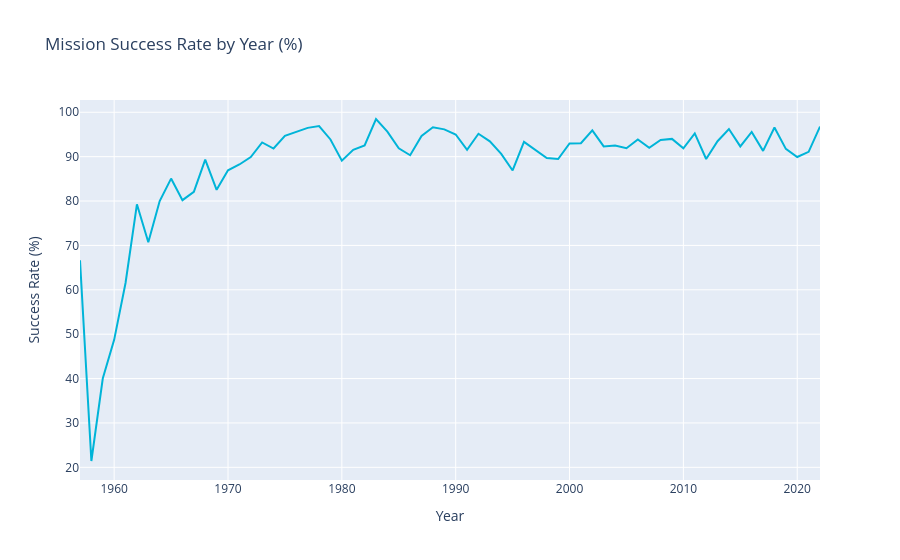

Notebook source saved alongside this figure:
### Markdown cell above
## 2. Mission Success Rate Over Time

### Code cell
success = df.groupby('year').apply(
    lambda x: (x['missionstatus'] == 'Success').sum() / len(x) * 100
).reset_index()
success.columns = ['year', 'success_rate']

fig = px.line(success, x='year', y='success_rate',
              title='Mission Success Rate by Year (%)',
              labels={'success_rate': 'Success Rate (%)', 'year': 'Year'})
fig.update_traces(line_color='#00b4d8')
fig.show()

### Figure 1 — Plotly figure (JSON) as saved in the notebook; plotly's stock layout.template omitted (floating-point values rounded to 4 significant figures)
{"data": [{"hovertemplate": "Year=%{x}<br>Success Rate (%)=%{y}<extra></extra>", "legendgroup": "", "line": {"color": "#00b4d8", "dash": "solid"}, "marker": {"symbol": "circle"}, "mode": "lines", "name": "", "orientation": "v", "showlegend": false, "type": "scatter", "x": [1957, 1958, 1959, 1960, 1961, 1962, 1963, 1964, 1965, 1966, 1967, 1968, 1969, 1970, 1971, 1972, 1973, 1974, 1975, 1976, 1977, 1978, 1979, 1980, 1981, 1982, 1983, 1984, 1985, 1986, 1987, 1988, 1989, 1990, 1991, 1992, 1993, 1994, 1995, 1996, 1997, 1998, 1999, 2000, 2001, 2002, 2003, 2004, 2005, 2006, 2007, 2008, 2009, 2010, 2011, 2012, 2013, 2014, 2015, 2016, 2017, 2018, 2019, 2020, 2021, 2022], "xaxis": "x", "y": [66.67, 21.43, 40.0, 48.72, 61.54, 79.27, 70.73, 80.0, 85.06, 80.2, 82.08, 89.32, 82.52, 86.92, 88.24, 89.9, 93.2, 91.84, 94.69, 95.58, 96.49, 96.91, 93.88, 89.09, 91.55, 92.54, 98.48, 95.65, 91.89, 90.32, 94.64, 96.61, 96.15, 95.0, 91.53, 95.16, 93.44, 90.62, 86.89, 93.33, 91.43, 89.71, 89.47, 92.98, 93.02, 95.92, 92.31, 92.5, 91.89, 93.88, 92.0, 93.75, 94.0, 91.89, 95.24, 89.47, 93.48, 96.23, 92.31, 95.56, 91.3, 96.58, 91.74, 89.92, 91.08, 96.77], "yaxis": "y"}], "layout": {"legend": {"tracegroupgap": 0}, "title": {"text": "Mission Success Rate by Year (%)"}, "xaxis": {"anchor": "y", "domain": [0, 1], "title": {"text": "Year"}}, "yaxis": {"anchor": "x", "domain": [0, 1], "title": {"text": "Success Rate (%)"}}}}
